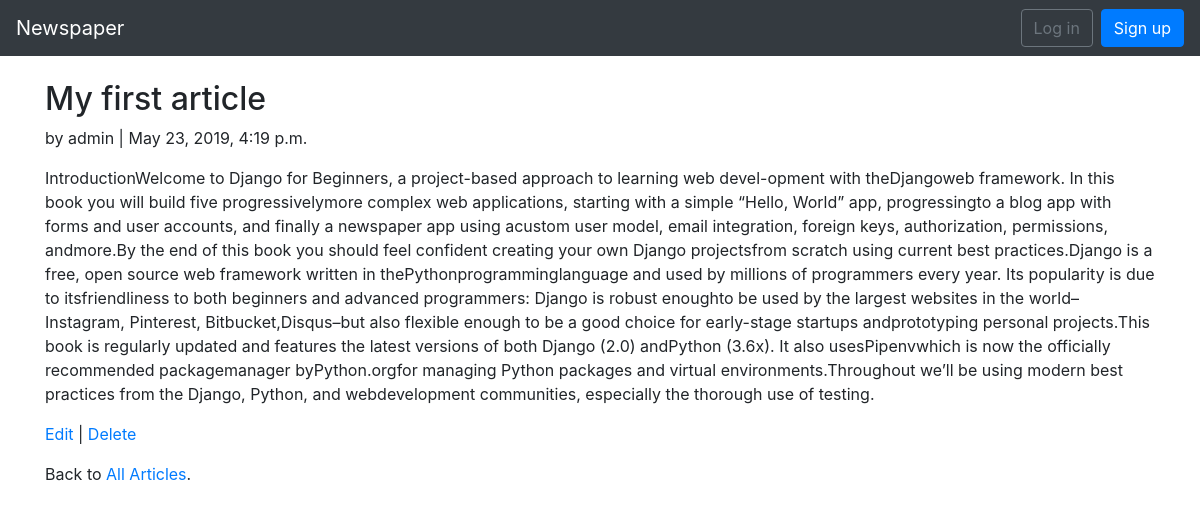
The app's page /articles/1/, older data.
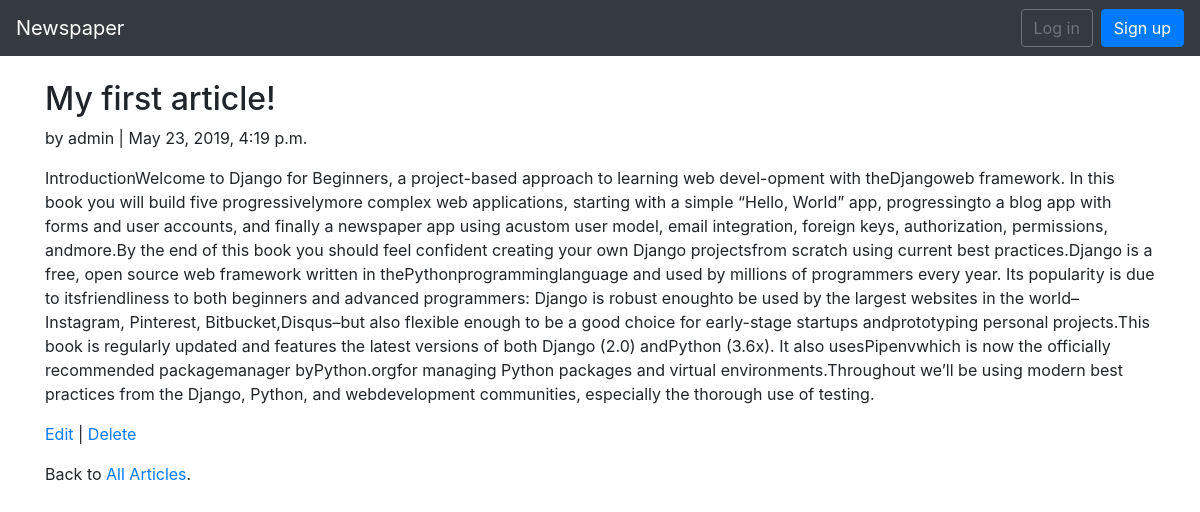
The same page, newer data.
### articles/models.py (models this page shows, shortened)
class Article(models.Model):
    title = models.CharField(max_length=255)
    body = models.TextField()
    date = models.DateTimeField(auto_now_add=True)
    author = models.ForeignKey(
        settings.AUTH_USER_MODEL,
        on_delete=models.CASCADE
    )

### users/models.py (models this page shows)
class CustomUser(AbstractUser):
    age = models.PositiveIntegerField(default=0)

### articles/views.py (the view)
# urls.py: path('<int:pk>/', views.ArticleDetailView.as_view(), name='article_detail'),
class ArticleDetailView(DetailView):
    model = models.Article
    template_name = 'article_detail.html'

### templates/article_detail.html
{% extends 'base.html' %}
{% block content %}
<div class="<article-entry">
    <h2>{{ object.title }}</h2>
        <p>by {{ object.author }} | {{ object.date }}</p>
        <p>{{ object.body }}</p>
</div>
<p><a href="{% url 'article_edit' article.pk %}">Edit</a> | <a href="{% url 'article_delete' article.pk %}">Delete</a></p>
<p>Back to <a href="{% url 'article_list' %}">All Articles</a>.</p>
{% endblock content %}

Row changes from the older to the newer data that the page shows:
changed Article "admin": title "My first article" → "My first article!"
